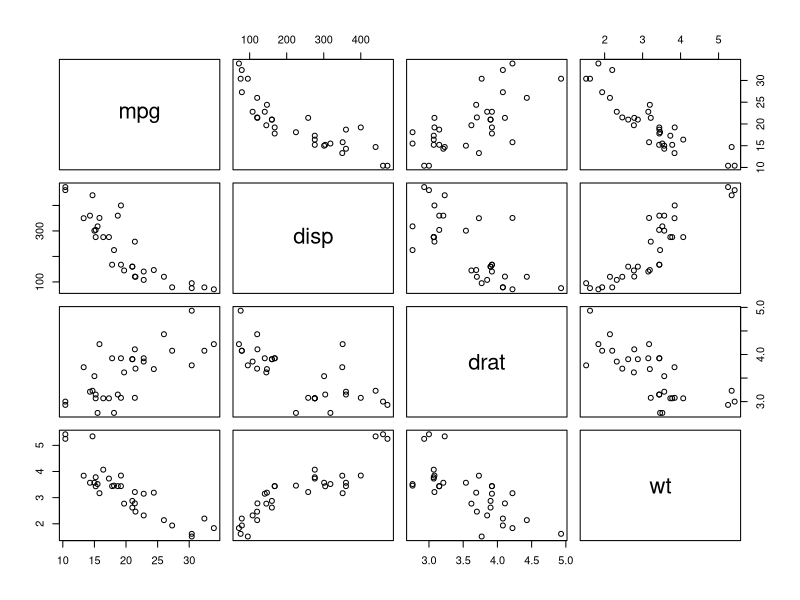
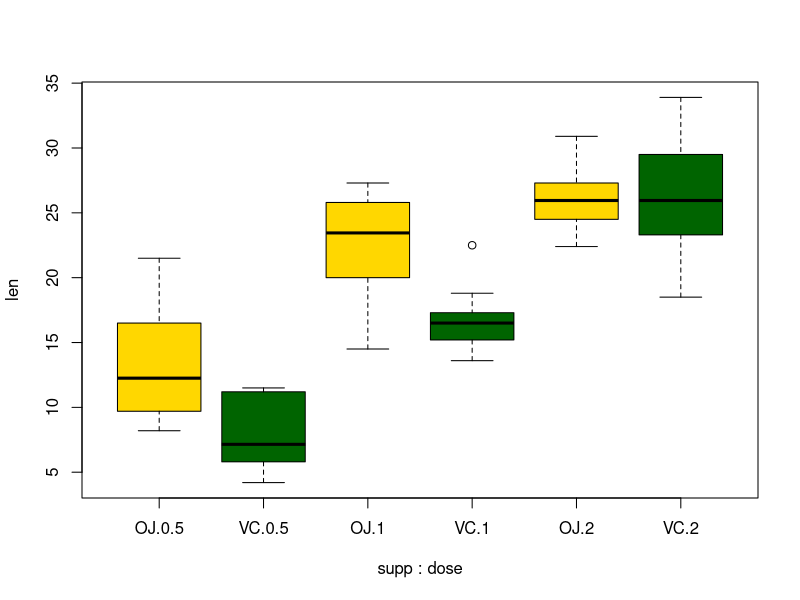
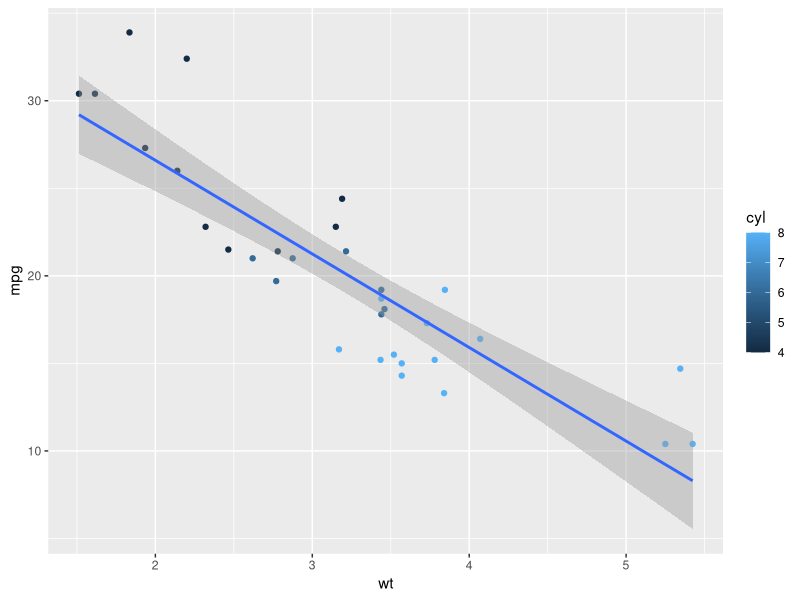

These figures' R source, in order:
## ---- chunk 1
X <- matrix(1:12,nrow=3,byrow=TRUE,dimnames=NULL);X[1,]
rbind(X,c(3,2,1,3))
apply(X,2,mean)
## ---- chunk 2
sex <- c("M","F","M","F","F")
sex.factor <- as.factor(sex);table(sex.factor)
height <- c(174,165,180,171,160)
tapply(height,sex.factor,mean)
gl(2,3)
## ---- chunk 3
family <- list(name="Fred",wife="Jane",
               children=c("XY","XX"))
family$name;family[[3]][2];family[["wife"]]
family[1:2]
unlist(family)
## ---- chunk 4
 df<-data.frame(
Name=c("Alice", "Becka", "James", "Jeffrey", "John"),
Sex=c("F", "F", "M", "M", "M"),
Age=c(13, 13, 12, 13, 12),
Height=c(56.5, 65.3, 57.3, 62.5, 59.0),
Weight=c(84.0, 98.0, 83.0, 84.0, 99.5)
); df
## ---- chunk 5
switch(3,1,2,3,4)
switch("mean",mean=mean(c(1,3,2)),median=3)
## ---- chunk 6
centre <- function(x, type){
  switch(type,
         mean = mean(x),
         median = median(x))
}
x <- rcauchy(10)
centre(x, "mean")
## ---- chunk 7
# Basic Scatterplot Matrix
pairs(~mpg+disp+drat+wt,data=mtcars)
## ---- chunk 8
boxplot(len~supp*dose, data=ToothGrowth, notch=FALSE, 
  col=(c("gold","darkgreen")))
## ---- chunk 9
library(ggplot2)
qplot(wt, mpg, data=mtcars, geom=c("point", "smooth"), 
   method="lm", formula=y~x, color=cyl)
